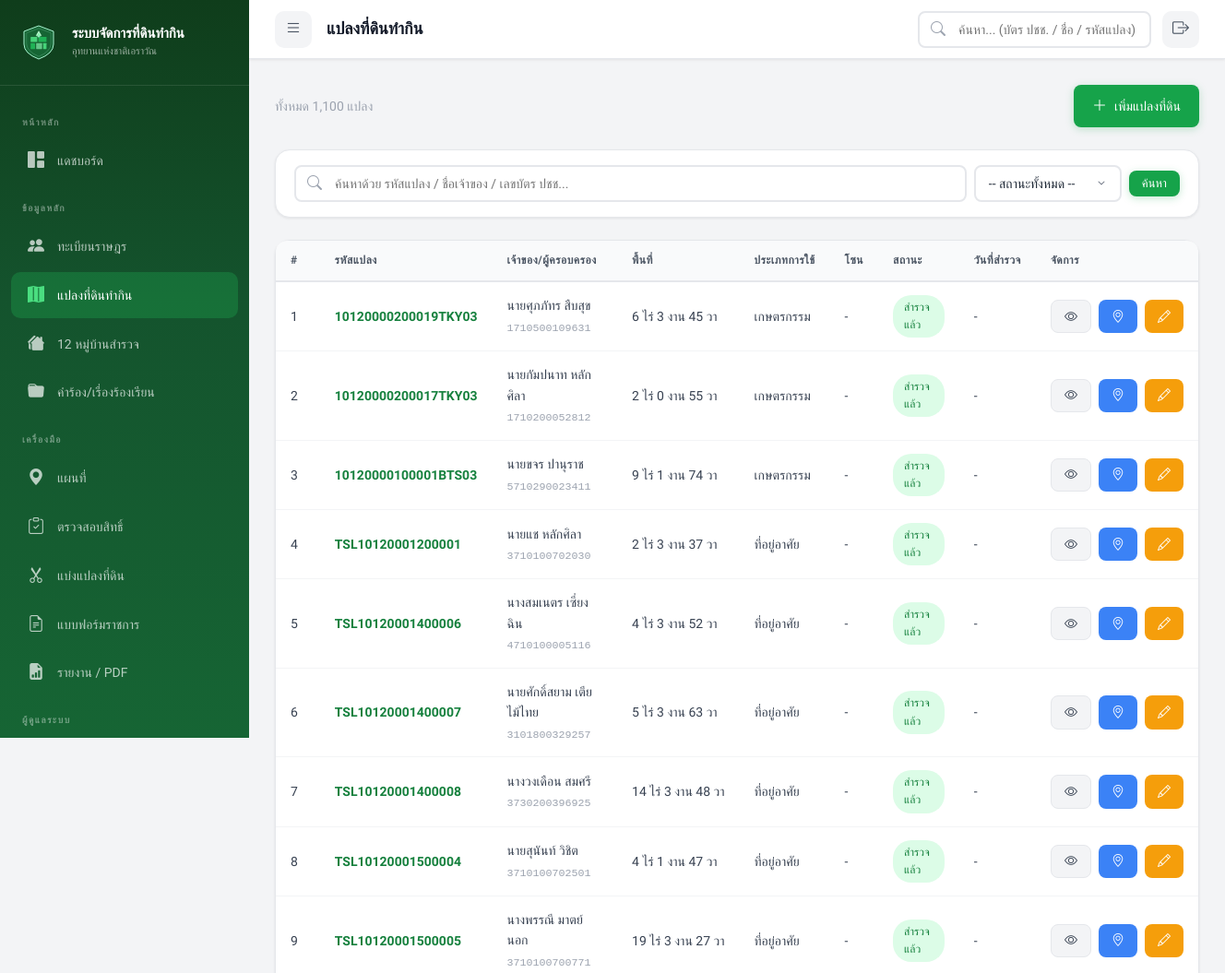
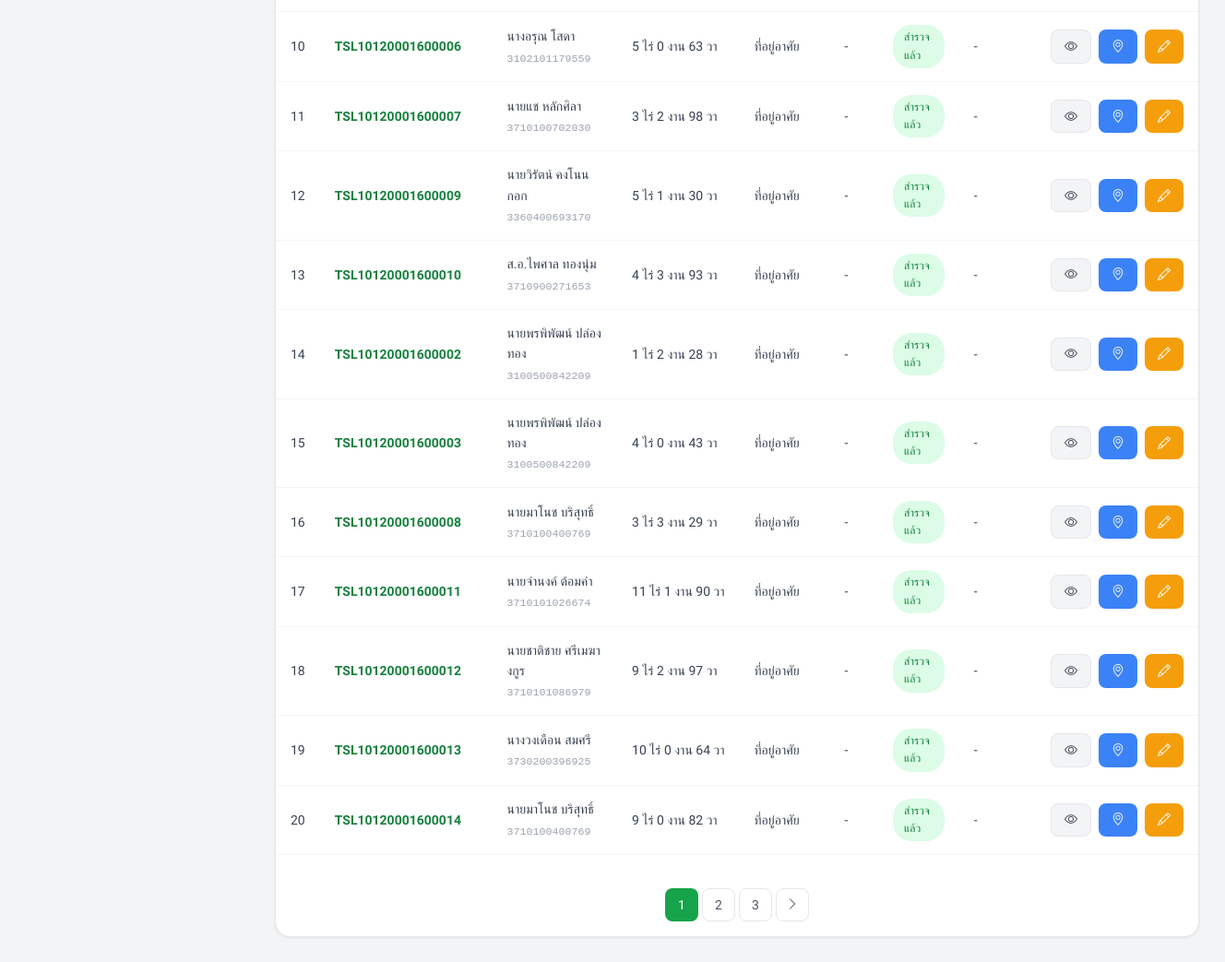
Screenshot of /index.php?page=plots (signed in) with the database file from the repository (2 pictures, top to bottom).
### tables this page shows
CREATE TABLE `land_plots` (
  `plot_id` int(11) NOT NULL AUTO_INCREMENT,
  `parent_plot_id` int(11) DEFAULT NULL,
  `allocation_type` varchar(20) DEFAULT NULL,
  `plot_code` varchar(50) NOT NULL,
  `villager_id` int(11) NOT NULL,
  `park_name` varchar(100) DEFAULT NULL,
  `zone` varchar(50) DEFAULT NULL,
  `area_rai` decimal(10,2) DEFAULT 0.00,
  `area_ngan` decimal(10,2) DEFAULT 0.00,
  `area_sqwa` decimal(10,2) DEFAULT 0.00,
  `land_use_type` enum('agriculture','residential','garden','livestock','mixed','other') DEFAULT 'agriculture',
  `crop_type` varchar(200) DEFAULT NULL,
  `latitude` decimal(10,7) DEFAULT NULL,
  `longitude` decimal(10,7) DEFAULT NULL,
  `polygon_coords` longtext DEFAULT NULL CHECK (json_valid(`polygon_coords`)),
  `occupation_since` year(4) DEFAULT NULL,
  `has_document` tinyint(1) DEFAULT 0,
  `document_type` varchar(50) DEFAULT NULL,
  `status` enum('surveyed','pending_review','temporary_permit','must_relocate','disputed') DEFAULT 'pending_review',
  `survey_date` date DEFAULT NULL,
  `surveyed_by` int(11) DEFAULT NULL,
  `plot_image_path` varchar(500) DEFAULT NULL,
  `notes` text DEFAULT NULL,
  `remark_risk` enum('not_risky','risky','risky_case','not_risky_case') DEFAULT 'not_risky',
  `watershed_class` varchar(20) DEFAULT NULL,
  `created_at` datetime DEFAULT current_timestamp(),
  `updated_at` datetime DEFAULT current_timestamp() ON UPDATE current_timestamp(),
  `code_dnp` varchar(10) DEFAULT NULL COMMENT 'รหัสป่าอนุรักษ์',
  `apar_code` varchar(20) DEFAULT NULL COMMENT 'รหัสแปลงที่บริหารแล้ว',
  `apar_no` varchar(10) DEFAULT NULL COMMENT 'หมายเลขเขตโครงการฯ',
  `num_apar` varchar(20) DEFAULT NULL COMMENT 'ที่ดินเลขที่',
  `spar_code` varchar(20) DEFAULT NULL COMMENT 'รหัสที่ดินสำรวจ',
  `ban_e` varchar(10) DEFAULT NULL COMMENT 'ชื่อย่อหมู่บ้านภาษาอังกฤษ (3 ตัวอักษร)',
  `perimeter` decimal(10,3) DEFAULT NULL COMMENT 'ระยะรอบแปลง (เมตร)',
  `ban_type` tinyint(4) DEFAULT NULL COMMENT 'ลักษณะหมู่บ้าน (1=ในเขต, 2=นอกเขตทำกินใน, 3=คาบเกี่ยว)',
  `num_spar` varchar(50) DEFAULT NULL COMMENT 'เลขที่แปลงสำรวจ',
  `spar_no` varchar(10) DEFAULT NULL COMMENT 'ลำดับสำรวจ',
  `par_ban` varchar(50) DEFAULT NULL COMMENT 'ชื่อบ้าน (ที่ตั้งแปลง)',
  `par_moo` varchar(5) DEFAULT NULL COMMENT 'หม่ (แปลง)',
  `par_tam` varchar(50) DEFAULT NULL COMMENT 'ตำบล (แปลง)',
  `par_amp` varchar(50) DEFAULT NULL COMMENT 'อำเภอ (แปลง)',
  `par_prov` varchar(50) DEFAULT NULL COMMENT 'จังหวัด (แปลง)',
  `ptype` varchar(100) DEFAULT NULL COMMENT 'ประเภทที่ดิน',
  `target_fid` int(11) DEFAULT NULL COMMENT 'TARGET_FID อ้างอิง Shapefile',
  `data_issues` text DEFAULT NULL COMMENT 'ปัหาข้อมลที่พบจากการตรวจสอบ',
  PRIMARY KEY (`plot_id`),
  UNIQUE KEY `plot_code` (`plot_code`),
  KEY `surveyed_by` (`surveyed_by`),
  KEY `idx_plot_code` (`plot_code`),
  KEY `idx_villager` (`villager_id`),
  KEY `idx_status` (`status`),
  KEY `idx_coords` (`latitude`,`longitude`),
  KEY `idx_park` (`park_name`),
  KEY `idx_zone` (`zone`),
  KEY `idx_parent_plot` (`parent_plot_id`),
  CONSTRAINT `land_plots_ibfk_1` FOREIGN KEY (`villager_id`) REFERENCES `villagers` (`villager_id`) ON DELETE CASCADE,
  CONSTRAINT `land_plots_ibfk_2` FOREIGN KEY (`surveyed_by`) REFERENCES `users` (`user_id`) ON DELETE SET NULL
);

CREATE TABLE `villagers` (
  `villager_id` int(11) NOT NULL AUTO_INCREMENT,
  `id_card_number` varchar(13) NOT NULL,
  `prefix` varchar(20) DEFAULT NULL,
  `first_name` varchar(100) NOT NULL,
  `last_name` varchar(100) NOT NULL,
  `birth_date` date DEFAULT NULL,
  `phone` varchar(15) DEFAULT NULL,
  `address` text DEFAULT NULL,
  `village_no` varchar(10) DEFAULT NULL,
  `village_name` varchar(100) DEFAULT NULL,
  `sub_district` varchar(100) DEFAULT NULL,
  `district` varchar(100) DEFAULT NULL,
  `province` varchar(100) DEFAULT NULL,
  `photo_path` varchar(500) DEFAULT NULL,
  `notes` text DEFAULT NULL,
  `qualification_status` enum('pending','passed','failed') DEFAULT 'pending',
  `qual_thai_nationality` tinyint(1) DEFAULT 1,
  `qual_continuous_residence` tinyint(1) DEFAULT 1,
  `qual_no_other_land` tinyint(1) DEFAULT 1,
  `qual_no_court_order` tinyint(1) DEFAULT 1,
  `qual_no_forest_crime` tinyint(1) DEFAULT 1,
  `qual_no_revoked_rights` tinyint(1) DEFAULT 1,
  `qualification_date` date DEFAULT NULL,
  `qualification_notes` text DEFAULT NULL,
  `created_by` int(11) DEFAULT NULL,
  `created_at` datetime DEFAULT current_timestamp(),
  `updated_at` datetime DEFAULT current_timestamp() ON UPDATE current_timestamp(),
  `verification_status` enum('pending','verified') DEFAULT 'pending',
  `verified_at` datetime DEFAULT NULL,
  `verified_by` int(11) DEFAULT NULL,
  PRIMARY KEY (`villager_id`),
  UNIQUE KEY `id_card_number` (`id_card_number`),
  KEY `created_by` (`created_by`),
  KEY `idx_id_card` (`id_card_number`),
  KEY `idx_name` (`first_name`,`last_name`),
  KEY `idx_village` (`village_name`),
  CONSTRAINT `villagers_ibfk_1` FOREIGN KEY (`created_by`) REFERENCES `users` (`user_id`) ON DELETE SET NULL
);

### views/plots/list.php (the view, shortened to what this page needs)
<?php
$db = getDB();
$search = trim($_GET['search'] ?? '');
$statusFilter = $_GET['status'] ?? '';
$page_num = max(1, (int) ($_GET['p'] ?? 1));
$offset = ($page_num - 1) * ITEMS_PER_PAGE;
$where = [];
$params = [];
$whereClause = !empty($where) ? 'WHERE ' . implode(' AND ', $where) : '';
$countStmt = $db->prepare("SELECT COUNT(*) FROM land_plots lp JOIN villagers v ON lp.villager_id = v.villager_id $whereClause");
$countStmt->execute($params);
$totalItems = $countStmt->fetchColumn();
$totalPages = max(1, ceil($totalItems / ITEMS_PER_PAGE));
$sql = "SELECT lp.*, v.first_name, v.last_name, v.prefix, v.id_card_number,
               u.full_name as surveyor_name
        FROM land_plots lp
        JOIN villagers v ON lp.villager_id = v.villager_id
        LEFT JOIN users u ON lp.surveyed_by = u.user_id
        $whereClause
        ORDER BY lp.created_at DESC
        LIMIT " . ITEMS_PER_PAGE . " OFFSET $offset";
$stmt = $db->prepare($sql);
$stmt->execute($params);
$plots = $stmt->fetchAll();
?>
<div class="d-flex justify-between align-center mb-3">
    <p class="text-muted">ทั้งหมด
        <?= number_format($totalItems) ?> แปลง
    </p>
    <div class="d-flex gap-1">
        <?php if ($_SESSION['role'] !== ROLE_VIEWER): ?>
            <a href="index.php?page=plots&action=create" class="btn btn-primary">
                <i class="bi bi-plus-lg"></i> เพิ่มแปลงที่ดิน
            </a>
        <?php endif; ?>
    </div>
</div>
<div class="card mb-3">
    <div class="card-body" style="padding: 16px 20px;">
        <form method="GET" class="d-flex gap-1 align-center" style="flex-wrap:wrap;">
            <div class="search-bar" style="flex:1; min-width:250px; max-width:100%;">
                <i class="bi bi-search"></i>
                <input type="text" name="search" value="<?= htmlspecialchars($search) ?>" data-live-search="true"
                    placeholder="ค้นหาด้วย รหัสแปลง / ชื่อเจ้าของ / เลขบัตร ปชช...">
            </div>
            <select name="status" class="form-control" style="width:auto; min-width:160px;">
                <option value="">-- สถานะทั้งหมด --</option>
            </select>
            <button type="submit" class="btn btn-primary btn-sm">ค้นหา</button>
        </form>
    </div>
</div>
<div class="card">
    <div class="card-body" style="padding:0;">
        <?php if (empty($plots)): ?>
            <div class="empty-state">
                <i class="bi bi-map"></i>
                <h4>ไม่พบข้อมูลแปลงที่ดิน</h4>
                <p>
                    <?= $search ? 'ลองค้นหาด้วยคำอื่น' : 'เริ่มต้นโดยเพิ่มข้อมูลแปลงที่ดินแปลงแรก' ?>
                </p>
            </div>
        <?php else: ?>
            <div class="table-container">
                <table>
                    <thead>
                        <tr>
                            <th>#</th>
                            <th>รหัสแปลง</th>
                            <th>เจ้าของ/ผู้ครอบครอง</th>
                            <th>พื้นที่</th>
                            <th>ประเภทการใช้</th>
                            <th>โซน</th>
                            <th>สถานะ</th>
                            <th>วันที่สำรวจ</th>
                            <th>จัดการ</th>
                        </tr>
                    </thead>
                    <tbody>
                        <?php foreach ($plots as $i => $p): ?>
                            <tr>
                                <td>
                                    <?= $offset + $i + 1 ?>
                                </td>
                                <td><strong style="color:var(--primary-700);">
                                        <?= htmlspecialchars($p['plot_code']) ?>
                                    </strong></td>
                                <td>
                                    <?= htmlspecialchars(($p['prefix'] ?? '') . $p['first_name'] . ' ' . $p['last_name']) ?>
                                    <br><small class="text-muted" style="font-family:monospace;">
                                        <?= $p['id_card_number'] ?>
                                    </small>
                                </td>
                                <td style="white-space:nowrap;">
                                    <?= number_format($p['area_rai']) ?> ไร่
                                    <?= number_format($p['area_ngan']) ?> งาน
                                    <?= number_format($p['area_sqwa']) ?> วา
                                </td>
                                <td>
                                    <?= LAND_USE_LABELS[$p['land_use_type']] ?? $p['land_use_type'] ?>
                                </td>
                                <td>
                                    <?= htmlspecialchars($p['zone'] ?? '-') ?>
                                </td>
                                <td>
                                    <?php
                                    $statusBadge = match ($p['status']) {
                                        'surveyed' => 'badge-success',
                                        'pending_review' => 'badge-warning',
                                        'temporary_permit' => 'badge-info',
                                        'must_relocate' => 'badge-danger',
                                        'disputed' => 'badge-orange',
                                        default => 'badge-gray',
                                    };
                                    ?>
                                    <span class="badge <?= $statusBadge ?>">
                                        <?= PLOT_STATUS_LABELS[$p['status']] ?? $p['status'] ?>
                                    </span>
                                </td>
                                <td style="white-space:nowrap;">
                                    <?= $p['survey_date'] ? date('d/m/Y', strtotime($p['survey_date'])) : '-' ?>
                                </td>
                                <td>
                                    <div class="d-flex gap-1">
                                        <a href="index.php?page=plots&action=view&id=<?= $p['plot_id'] ?>"
                                            class="btn btn-secondary btn-sm" title="ดู">
                                            <i class="bi bi-eye"></i>
                                        </a>
                                        <?php if ($p['latitude'] && $p['longitude']): ?>
                                            <a href="index.php?page=map&lat=<?= $p['latitude'] ?>&lng=<?= $p['longitude'] ?>&plot=<?= $p['plot_id'] ?>"
                                                class="btn btn-info btn-sm" title="ดูแผนที่">
                                                <i class="bi bi-geo-alt"></i>
                                            </a>
                                        <?php endif; ?>
                                        <?php if ($_SESSION['role'] !== ROLE_VIEWER): ?>
                                            <a href="index.php?page=plots&action=edit&id=<?= $p['plot_id'] ?>"
                                                class="btn btn-warning btn-sm" title="แก้ไข">
                                                <i class="bi bi-pencil"></i>
                                            </a>
                                        <?php endif; ?>
                                    </div>
                                </td>
                            </tr>
                        <?php endforeach; ?>
                    </tbody>
                </table>
            </div>
            <?php if ($totalPages > 1): ?>
                <div class="card-footer">
                    <div class="pagination">
                        <?php for ($pg = max(1, $page_num - 2); $pg <= min($totalPages, $page_num + 2); $pg++): ?>
                            <?php if ($pg == $page_num): ?>
                                <span class="active">
                                    <?= $pg ?>
                                </span>
                            <?php else: ?>
                                <a
                                    href="index.php?page=plots&p=<?= $pg ?>&search=<?= urlencode($search) ?>&status=<?= urlencode($statusFilter) ?>">
                                    <?= $pg ?>
                                </a>
                            <?php endif; ?>
                        <?php endfor; ?>
                        <?php if ($page_num < $totalPages): ?>
                            <a
                                href="index.php?page=plots&p=<?= $page_num + 1 ?>&search=<?= urlencode($search) ?>&status=<?= urlencode($statusFilter) ?>">
                                <i class="bi bi-chevron-right"></i>
                            </a>
                        <?php endif; ?>
                    </div>
                </div>
            <?php endif; ?>
        <?php endif; ?>
    </div>
</div>

### rows the page displays
land_plots: i "1", plot_code "10120000200019TKY03", villager.last_name "นายศุภภัทร สืบสุข", villager.id_card_number "1710500109631", area_rai "6", area_ngan "3", area_sqwa "45", land_use_type "เกษตรกรรม", zone "-", status "สำรวจแล้ว"
land_plots: i "2", plot_code "10120000200017TKY03", villager.last_name "นายกัมปนาท หลักศิลา", villager.id_card_number "1710200052812", area_rai "2", area_ngan "0", area_sqwa "55", land_use_type "เกษตรกรรม", zone "-", status "สำรวจแล้ว"
land_plots: i "3", plot_code "10120000100001BTS03", villager.last_name "นายขจร ปานุราช", villager.id_card_number "5710290023411", area_rai "9", area_ngan "1", area_sqwa "74", land_use_type "เกษตรกรรม", zone "-", status "สำรวจแล้ว"
land_plots: i "4", plot_code "TSL10120001200001", villager.last_name "นายแช หลักศิลา", villager.id_card_number "3710100702030", area_rai "2", area_ngan "3", area_sqwa "37", land_use_type "ที่อยู่อาศัย", zone "-", status "สำรวจแล้ว"
land_plots: i "5", plot_code "TSL10120001400006", villager.last_name "นางสมเนตร เซี่ยงฉิน", villager.id_card_number "4710100005116", area_rai "4", area_ngan "3", area_sqwa "52", land_use_type "ที่อยู่อาศัย", zone "-", status "สำรวจแล้ว"
land_plots: i "6", plot_code "TSL10120001400007", villager.last_name "นายศักดิ์สยาม เตียไม้ไทย", villager.id_card_number "3101800329257", area_rai "5", area_ngan "3", area_sqwa "63", land_use_type "ที่อยู่อาศัย", zone "-", status "สำรวจแล้ว"
land_plots: i "7", plot_code "TSL10120001400008", villager.last_name "นางวงเดือน สมศรี", villager.id_card_number "3730200396925", area_rai "14", area_ngan "3", area_sqwa "48", land_use_type "ที่อยู่อาศัย", zone "-", status "สำรวจแล้ว"
land_plots: i "8", plot_code "TSL10120001500004", villager.last_name "นายสุนันท์ วิชิต", villager.id_card_number "3710100702501", area_rai "4", area_ngan "1", area_sqwa "47", land_use_type "ที่อยู่อาศัย", zone "-", status "สำรวจแล้ว"
land_plots: i "9", plot_code "TSL10120001500005", villager.last_name "นางพรรณี มาตย์นอก", villager.id_card_number "3710100700771", area_rai "19", area_ngan "3", area_sqwa "27", land_use_type "ที่อยู่อาศัย", zone "-", status "สำรวจแล้ว"
land_plots: i "10", plot_code "TSL10120001600006", villager.last_name "นางอรุณ โสดา", villager.id_card_number "3102101179559", area_rai "5", area_ngan "0", area_sqwa "63", land_use_type "ที่อยู่อาศัย", zone "-", status "สำรวจแล้ว"
land_plots: i "11", plot_code "TSL10120001600007", villager.last_name "นายแช หลักศิลา", villager.id_card_number "3710100702030", area_rai "3", area_ngan "2", area_sqwa "98", land_use_type "ที่อยู่อาศัย", zone "-", status "สำรวจแล้ว"
land_plots: i "12", plot_code "TSL10120001600009", villager.last_name "นายวิรัตน์ คงโนนกอก", villager.id_card_number "3360400693170", area_rai "5", area_ngan "1", area_sqwa "30", land_use_type "ที่อยู่อาศัย", zone "-", status "สำรวจแล้ว"
land_plots: i "13", plot_code "TSL10120001600010", villager.last_name "ส.อ.ไพศาล ทองนุ่ม", villager.id_card_number "3710900271653", area_rai "4", area_ngan "3", area_sqwa "93", land_use_type "ที่อยู่อาศัย", zone "-", status "สำรวจแล้ว"
land_plots: i "14", plot_code "TSL10120001600002", villager.last_name "นายพรพิพัฒน์ ปล่องทอง", villager.id_card_number "3100500842209", area_rai "1", area_ngan "2", area_sqwa "28", land_use_type "ที่อยู่อาศัย", zone "-", status "สำรวจแล้ว"
land_plots: i "15", plot_code "TSL10120001600003", villager.last_name "นายพรพิพัฒน์ ปล่องทอง", villager.id_card_number "3100500842209", area_rai "4", area_ngan "0", area_sqwa "43", land_use_type "ที่อยู่อาศัย", zone "-", status "สำรวจแล้ว"
land_plots: i "16", plot_code "TSL10120001600008", villager.last_name "นายมาโนช บริสุทธิ์", villager.id_card_number "3710100400769", area_rai "3", area_ngan "3", area_sqwa "29", land_use_type "ที่อยู่อาศัย", zone "-", status "สำรวจแล้ว"
land_plots: i "17", plot_code "TSL10120001600011", villager.last_name "นายจำนงค์ ต้อมคำ", villager.id_card_number "3710101026674", area_rai "11", area_ngan "1", area_sqwa "90", land_use_type "ที่อยู่อาศัย", zone "-", status "สำรวจแล้ว"
land_plots: i "18", plot_code "TSL10120001600012", villager.last_name "นายชาติชาย ศรีเมฆางกูร", villager.id_card_number "3710101086979", area_rai "9", area_ngan "2", area_sqwa "97", land_use_type "ที่อยู่อาศัย", zone "-", status "สำรวจแล้ว"
land_plots: i "19", plot_code "TSL10120001600013", villager.last_name "นางวงเดือน สมศรี", villager.id_card_number "3730200396925", area_rai "10", area_ngan "0", area_sqwa "64", land_use_type "ที่อยู่อาศัย", zone "-", status "สำรวจแล้ว"
land_plots: i "20", plot_code "TSL10120001600014", villager.last_name "นายมาโนช บริสุทธิ์", villager.id_card_number "3710100400769", area_rai "9", area_ngan "0", area_sqwa "82", land_use_type "ที่อยู่อาศัย", zone "-", status "สำรวจแล้ว"

### other values shown
APP_NAME "ระบบจัดการที่ดินทำกิน"
APP_SUBTITLE "อุทยานแห่งชาติเอราวัณ"
$pageTitle "แปลงที่ดินทำกิน"
$totalItems "1,100"
